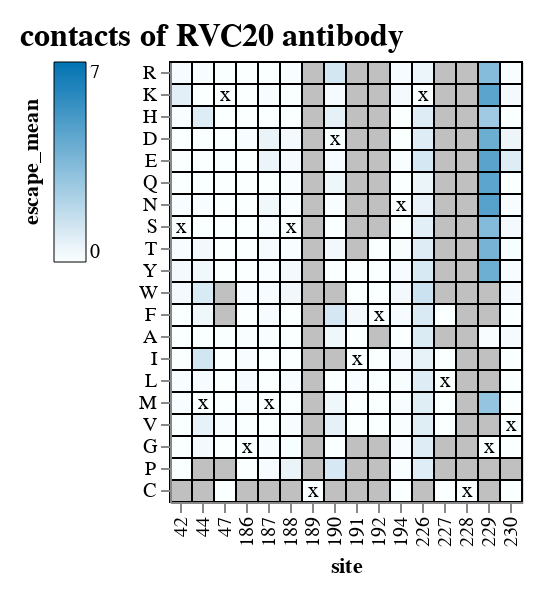

Notebook code for this chart:
### Markdown cell above
# RVC20

### Code cell
escape_df = pd.read_csv('../results/antibody_escape/averages/RVC20_mut_effect.csv');
escape_df['escape_mean'] = escape_df['escape_mean'].clip(lower=0)


merged_df = pd.merge(escape_df,df,how='right',on=['site','wildtype','mutant'])

site_contacts = [ 42,  44,  47, 186, 187, 188, 189, 190, 191, 192, 194, 226, 227,
       228, 229, 230];

contacts = merged_df[merged_df['site'].isin(site_contacts)==True];
contacts = contacts.rename(columns={'times_seen_x':'times_seen'})

#the original dataframe omits wildtype from results, but the escape_mean needs to be 0. Here I'll just set that to 0 so 
#it is not NaN. I cannot just use the setna function because some data is actually missing.

contacts['is_wt_residue']= contacts['wildtype'] == contacts['mutant'];
contacts.loc[contacts['is_wt_residue'] == True, 'escape_mean'] = 0;


polyclonal.plot.lineplot_and_heatmap(
    data_df=contacts,
    stat_col="escape_mean",
    category_col="phenotype",
    alphabet=alphabet,
    addtl_tooltip_stats=addtl_tooltip_stats,
    addtl_slider_stats=addtl_slider_stats,
    init_floor_at_zero=True,
    show_zoombar=False,
    show_lineplot=False,
    init_site_statistic="mean",
    plot_title="contacts of RVC20 antibody",
    heatmap_max_at_least=2,
    addtl_slider_stats_hide_not_filter=["effect on cell entry", "n_selections", "times_seen"],
    heatmap_max_fixed = 6.127
)

### Figure 1 — Vega-Lite specification as saved in the notebook (floating-point values rounded to 4 significant figures; data arrays with more than 128 entries replaced by an {"elided": "..."} marker saying what was removed)
{"config": {"view": {"continuousWidth": 300, "continuousHeight": 300}, "axis": {"grid": false, "labelOverlap": "parity"}, "padding": 10}, "vconcat": [{"vconcat": [{"layer": [{"mark": {"type": "rect", "color": "#E0E0E0"}, "encoding": {"x": {"field": "site", "sort": {"field": "_stat_site_order", "order": "ascending"}, "type": "ordinal"}, "y": {"field": "mutant", "scale": {"domain": ["R", "K", "H", "D", "E", "Q", "N", "S", "T", "Y", "W", "F", "A", "I", "L", "M", "V", "G", "P", "C"]}, "sort": ["R", "K", "H", "D", "E", "Q", "N", "S", "T", "Y", "W", "F", "A", "I", "L", "M", "V", "G", "P", "C"], "title": null, "type": "nominal"}}, "name": "view_22", "transform": [{"lookup": "site", "from": {"data": {"name": "data-903a3b0168f6b3cdd7574783afcf0a4a"}, "key": "site", "fields": ["wildtype", "n_selections", "_stat_site_order"]}}, {"calculate": "if(isFinite(datum['escape_mean']),datum['escape_mean'],NaN)", "as": "escape_mean"}, {"calculate": "if(isFinite(datum['times_seen']),datum['times_seen'],NaN)", "as": "times_seen"}, {"calculate": "if(isFinite(datum['effect on cell entry']),datum['effect on cell entry'],NaN)", "as": "effect on cell entry"}, {"calculate": "max(datum['escape_mean'],floor_at_zero['floor'])", "as": "_stat"}, {"calculate": "(((datum['times_seen'] <= (param_61 - 1e-06)) || (datum['n_selections'] <= (param_62 - 1e-06))) || (datum['effect on cell entry'] <= (param_63 - 1e-06)))", "as": "_stat_hide"}, {"calculate": "if(datum['_stat_hide'],0.0,datum['_stat'])", "as": "_stat_not_hidden"}, {"joinaggregate": [{"op": "max", "field": "_stat_not_hidden", "as": "_stat_site_max"}], "groupby": ["site"]}, {"filter": "(((datum['_stat_site_max'] >= (param_64 - 1e-06)) || (!isFinite(datum['_stat_site_max']))) || datum['_stat_hide'])"}, {"calculate": "(datum.wildtype !== datum.mutant)", "as": "_stat_not_wildtype"}, {"joinaggregate": [{"op": "max", "field": "_stat_not_wildtype", "as": "_stat_site_has_non_wildtype"}], "groupby": ["site"]}, {"filter": "datum['_stat_site_has_non_wildtype']"}, {"filter": {"param": "param_66"}}, {"impute": "_stat_dummy", "key": "mutant", "groupby": ["site"], "keyvals": ["R", "K", "H", "D", "E", "Q", "N", "S", "T", "Y", "W", "F", "A", "I", "L", "M", "V", "G", "P", "C"], "value": null}]}, {"mark": {"type": "rect"}, "encoding": {"color": {"value": "silver"}, "stroke": {"value": "black"}, "tooltip": [{"field": "site", "type": "nominal"}, {"field": "wildtype", "type": "nominal"}, {"field": "mutant", "type": "nominal"}, {"field": "escape_mean", "format": ".3g", "type": "quantitative"}, {"field": "n_selections", "type": "nominal"}, {"field": "times_seen", "format": ".3g", "type": "quantitative"}, {"field": "effect on cell entry", "format": ".3g", "type": "quantitative"}], "x": {"axis": {"labels": true, "ticks": true, "title": "site"}, "field": "site", "sort": {"field": "_stat_site_order", "order": "ascending"}, "type": "ordinal"}, "y": {"field": "mutant", "scale": {"domain": ["R", "K", "H", "D", "E", "Q", "N", "S", "T", "Y", "W", "F", "A", "I", "L", "M", "V", "G", "P", "C"]}, "sort": ["R", "K", "H", "D", "E", "Q", "N", "S", "T", "Y", "W", "F", "A", "I", "L", "M", "V", "G", "P", "C"], "title": null, "type": "nominal"}}, "title": {"text": "", "anchor": "middle", "color": "#0072B2", "orient": "left"}, "transform": [{"lookup": "site", "from": {"data": {"name": "data-903a3b0168f6b3cdd7574783afcf0a4a"}, "key": "site", "fields": ["wildtype", "n_selections", "_stat_site_order"]}}, {"calculate": "if(isFinite(datum['escape_mean']),datum['escape_mean'],NaN)", "as": "escape_mean"}, {"calculate": "if(isFinite(datum['times_seen']),datum['times_seen'],NaN)", "as": "times_seen"}, {"calculate": "if(isFinite(datum['effect on cell entry']),datum['effect on cell entry'],NaN)", "as": "effect on cell entry"}, {"calculate": "max(datum['escape_mean'],floor_at_zero['floor'])", "as": "_stat"}, {"calculate": "(((datum['times_seen'] <= (param_61 - 1e-06)) || (datum['n_selections'] <= (param_62 - 1e-06))) || (datum['effect on cell entry'] <= (param_63 - 1e-06)))", "as": "_stat_hide"}, {"calculate": "if(datum['_stat_hide'],0.0,datum['_stat'])", "as": "_stat_not_hidden"}, {"joinaggregate": [{"op": "max", "field": "_stat_not_hidden", "as": "_stat_site_max"}], "groupby": ["site"]}, {"filter": "(((datum['_stat_site_max'] >= (param_64 - 1e-06)) || (!isFinite(datum['_stat_site_max']))) || datum['_stat_hide'])"}, {"calculate": "(datum.wildtype !== datum.mutant)", "as": "_stat_not_wildtype"}, {"joinaggregate": [{"op": "max", "field": "_stat_not_wildtype", "as": "_stat_site_has_non_wildtype"}], "groupby": ["site"]}, {"filter": "datum['_stat_site_has_non_wildtype']"}, {"filter": {"param": "param_66"}}, {"filter": "(datum['phenotype'] === 'effect')"}, {"filter": "datum['_stat_hide']"}]}, {"mark": {"type": "rect"}, "encoding": {"color": {"field": "_stat", "legend": {"gradientLength": 100, "gradientStrokeColor": "black", "gradientStrokeWidth": 0.5, "orient": "left", "title": "escape_mean", "titleOrient": "left"}, "scale": {"clamp": true, "domainMax": 7.091, "domainMid": 0, "domainMin": {"expr": "floor_at_zero.floor"}, "nice": false, "range": ["#e69f00", "#e7a40d", "#e9a91b", "#eaae28", "#ebb336", "#edb843", "#eebd51", "#efc25e", "#f1c76b", "#f2cc79", "#f3d286", "#f4d794", "#f6dca1", "#f7e1ae", "#f8e6bc", "#faebc9", "#fbf0d7", "#fcf5e4", "#fefaf2", "#ffffff", "#f2f8fb", "#e4f0f7", "#d7e9f3", "#c9e1ef", "#bcdaeb", "#aed2e7", "#a1cbe3", "#94c4df", "#86bcdb", "#79b5d6", "#6badd2", "#5ea6ce", "#519fca", "#4397c6", "#3690c2", "#2888be", "#1b81ba", "#0d79b6", "#0072b2"], "type": "linear", "zero": true}, "type": "quantitative"}, "stroke": {"value": "black"}, "tooltip": [{"field": "site", "type": "nominal"}, {"field": "wildtype", "type": "nominal"}, {"field": "mutant", "type": "nominal"}, {"field": "escape_mean", "format": ".3g", "type": "quantitative"}, {"field": "n_selections", "type": "nominal"}, {"field": "times_seen", "format": ".3g", "type": "quantitative"}, {"field": "effect on cell entry", "format": ".3g", "type": "quantitative"}], "x": {"axis": {"labels": true, "ticks": true, "title": "site"}, "field": "site", "sort": {"field": "_stat_site_order", "order": "ascending"}, "type": "ordinal"}, "y": {"field": "mutant", "scale": {"domain": ["R", "K", "H", "D", "E", "Q", "N", "S", "T", "Y", "W", "F", "A", "I", "L", "M", "V", "G", "P", "C"]}, "sort": ["R", "K", "H", "D", "E", "Q", "N", "S", "T", "Y", "W", "F", "A", "I", "L", "M", "V", "G", "P", "C"], "title": null, "type": "nominal"}}, "title": {"text": "", "anchor": "middle", "color": "#0072B2", "orient": "left"}, "transform": [{"lookup": "site", "from": {"data": {"name": "data-903a3b0168f6b3cdd7574783afcf0a4a"}, "key": "site", "fields": ["wildtype", "n_selections", "_stat_site_order"]}}, {"calculate": "if(isFinite(datum['escape_mean']),datum['escape_mean'],NaN)", "as": "escape_mean"}, {"calculate": "if(isFinite(datum['times_seen']),datum['times_seen'],NaN)", "as": "times_seen"}, {"calculate": "if(isFinite(datum['effect on cell entry']),datum['effect on cell entry'],NaN)", "as": "effect on cell entry"}, {"calculate": "max(datum['escape_mean'],floor_at_zero['floor'])", "as": "_stat"}, {"calculate": "(((datum['times_seen'] <= (param_61 - 1e-06)) || (datum['n_selections'] <= (param_62 - 1e-06))) || (datum['effect on cell entry'] <= (param_63 - 1e-06)))", "as": "_stat_hide"}, {"calculate": "if(datum['_stat_hide'],0.0,datum['_stat'])", "as": "_stat_not_hidden"}, {"joinaggregate": [{"op": "max", "field": "_stat_not_hidden", "as": "_stat_site_max"}], "groupby": ["site"]}, {"filter": "(((datum['_stat_site_max'] >= (param_64 - 1e-06)) || (!isFinite(datum['_stat_site_max']))) || datum['_stat_hide'])"}, {"calculate": "(datum.wildtype !== datum.mutant)", "as": "_stat_not_wildtype"}, {"joinaggregate": [{"op": "max", "field": "_stat_not_wildtype", "as": "_stat_site_has_non_wildtype"}], "groupby": ["site"]}, {"filter": "datum['_stat_site_has_non_wildtype']"}, {"filter": {"param": "param_66"}}, {"filter": "(datum['phenotype'] === 'effect')"}, {"filter": "(!datum['_stat_hide'])"}]}, {"mark": {"type": "text", "color": "black", "text": "x"}, "encoding": {"x": {"field": "site", "sort": {"field": "_stat_site_order", "order": "ascending"}, "type": "ordinal"}, "y": {"field": "mutant", "scale": {"domain": ["R", "K", "H", "D", "E", "Q", "N", "S", "T", "Y", "W", "F", "A", "I", "L", "M", "V", "G", "P", "C"]}, "sort": ["R", "K", "H", "D", "E", "Q", "N", "S", "T", "Y", "W", "F", "A", "I", "L", "M", "V", "G", "P", "C"], "title": null, "type": "nominal"}}, "transform": [{"lookup": "site", "from": {"data": {"name": "data-903a3b0168f6b3cdd7574783afcf0a4a"}, "key": "site", "fields": ["wildtype", "n_selections", "_stat_site_order"]}}, {"calculate": "if(isFinite(datum['escape_mean']),datum['escape_mean'],NaN)", "as": "escape_mean"}, {"calculate": "if(isFinite(datum['times_seen']),datum['times_seen'],NaN)", "as": "times_seen"}, {"calculate": "if(isFinite(datum['effect on cell entry']),datum['effect on cell entry'],NaN)", "as": "effect on cell entry"}, {"calculate": "max(datum['escape_mean'],floor_at_zero['floor'])", "as": "_stat"}, {"calculate": "(((datum['times_seen'] <= (param_61 - 1e-06)) || (datum['n_selections'] <= (param_62 - 1e-06))) || (datum['effect on cell entry'] <= (param_63 - 1e-06)))", "as": "_stat_hide"}, {"calculate": "if(datum['_stat_hide'],0.0,datum['_stat'])", "as": "_stat_not_hidden"}, {"joinaggregate": [{"op": "max", "field": "_stat_not_hidden", "as": "_stat_site_max"}], "groupby": ["site"]}, {"filter": "(((datum['_stat_site_max'] >= (param_64 - 1e-06)) || (!isFinite(datum['_stat_site_max']))) || datum['_stat_hide'])"}, {"calculate": "(datum.wildtype !== datum.mutant)", "as": "_stat_not_wildtype"}, {"joinaggregate": [{"op": "max", "field": "_stat_not_wildtype", "as": "_stat_site_has_non_wildtype"}], "groupby": ["site"]}, {"filter": "datum['_stat_site_has_non_wildtype']"}, {"filter": {"param": "param_66"}}, {"filter": "(datum.wildtype === datum.mutant)"}]}], "height": {"step": 11}, "width": {"step": 11}}], "resolve": {"scale": {"color": "shared", "x": "shared"}}, "spacing": 10}], "data": {"name": "data-5d91b82ade82d207eb39399acba0e7e8"}, "params": [{"name": "floor_at_zero", "select": {"type": "point", "fields": ["floor"]}, "bind": {"input": "radio", "options": [0, 0.0], "labels": ["yes", "no"], "name": "floor escape_mean at zero"}, "value": [{"floor": 0}], "views": ["view_22"]}, {"name": "param_66", "select": {"type": "interval", "encodings": ["x"], "mark": {"stroke": "black", "strokeWidth": 2}}, "views": ["view_22"]}, {"name": "param_61", "bind": {"input": "range", "max": 32.25, "min": 0.25, "name": "minimum times_seen"}, "value": 2}, {"name": "param_62", "bind": {"input": "range", "max": 8.0, "min": 8.0, "name": "minimum n_selections"}, "value": 2}, {"name": "param_63", "bind": {"input": "range", "max": 0.3251, "min": -7.406, "name": "minimum effect on cell entry"}, "value": -5}, {"name": "param_64", "bind": {"input": "range", "max": 7.091, "min": 0.0, "name": "minimum max of escape_mean at site"}, "value": 0.0}], "resolve": {"scale": {"color": "independent"}}, "title": {"text": "contacts of RVC20 antibody", "align": "left", "anchor": "start", "fontSize": 16}, "$schema": "https://vega.github.io/schema/vega-lite/v5.15.1.json", "datasets": {"data-5d91b82ade82d207eb39399acba0e7e8": {"elided": "320 records"}, "data-903a3b0168f6b3cdd7574783afcf0a4a": [{"site": 42, "wildtype": "S", "n_selections": 8, "_stat_site_order": 0}, {"site": 44, "wildtype": "M", "n_selections": 8, "_stat_site_order": 1}, {"site": 47, "wildtype": "K", "n_selections": 8, "_stat_site_order": 2}, {"site": 186, "wildtype": "G", "n_selections": 8, "_stat_site_order": 3}, {"site": 187, "wildtype": "M", "n_selections": 8, "_stat_site_order": 4}, {"site": 188, "wildtype": "S", "n_selections": 8, "_stat_site_order": 5}, {"site": 189, "wildtype": "C", "n_selections": 8, "_stat_site_order": 6}, {"site": 190, "wildtype": "D", "n_selections": 8, "_stat_site_order": 7}, {"site": 191, "wildtype": "I", "n_selections": 8, "_stat_site_order": 8}, {"site": 192, "wildtype": "F", "n_selections": 8, "_stat_site_order": 9}, {"site": 194, "wildtype": "N", "n_selections": 8, "_stat_site_order": 10}, {"site": 226, "wildtype": "K", "n_selections": 8, "_stat_site_order": 11}, {"site": 227, "wildtype": "L", "n_selections": 8, "_stat_site_order": 12}, {"site": 228, "wildtype": "C", "n_selections": 8, "_stat_site_order": 13}, {"site": 229, "wildtype": "G", "n_selections": 8, "_stat_site_order": 14}, {"site": 230, "wildtype": "V", "n_selections": 8, "_stat_site_order": 15}]}}
